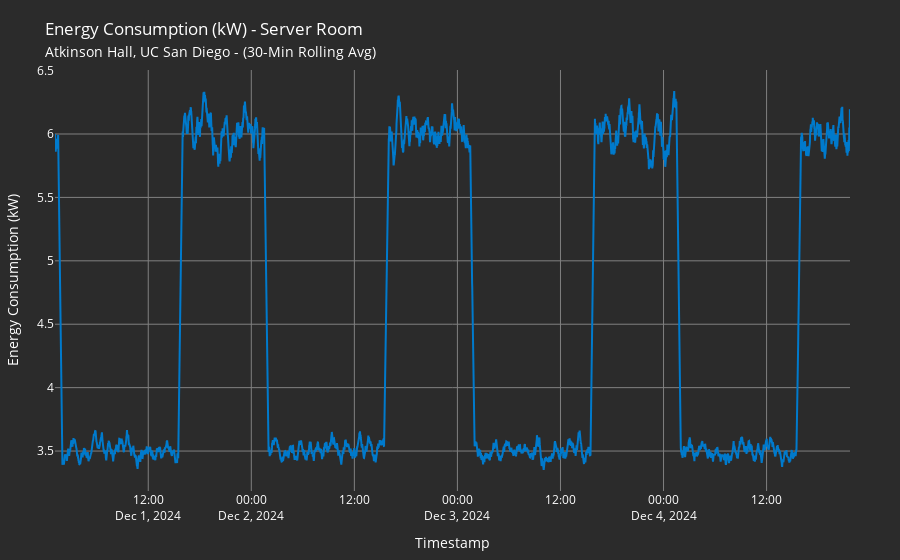

Write notebook code for a chart like this one.
### Code cell
# Create a Plotly figure
energy = go.Figure()

# Add the time-series data
energy.add_trace(go.Scatter(
    x=energy_rolling_avg.index,
    y=energy_rolling_avg,
    mode='lines',
    line=dict(color=custom_darkblue, width=2),
    name='30-Minute Rolling Avg Energy Consumption (kW)'
))

# Customize the layout
energy.update_layout(
    title={
        "text": "Energy Consumption (kW) - Server Room<br><span style='font-size:14px'>Atkinson Hall, UC San Diego - (30-Min Rolling Avg)</span>",
        # "x": 0.5  # Center-align the title
    },
    xaxis_title="Timestamp",
    yaxis_title="Energy Consumption (kW)",
    hovermode="x",
    template="plotly_white",
    plot_bgcolor="rgb(43, 43, 43)",  # Background color of the plot area
    paper_bgcolor="rgb(43, 43, 43)",  # Background color of the entire figure
    font=dict(color="white"),  # Text color for titles, labels, and ticks
    xaxis=dict(
        tickfont=dict(color="white"),  # X-axis tick color
        titlefont=dict(color="white"),  # X-axis title color
        gridcolor="gray",
    ),
    yaxis=dict(
        tickfont=dict(color="white"),  # Y-axis tick color
        titlefont=dict(color="white"),  # Y-axis title color
        gridcolor="gray"
    ),
    margin=dict(l=50, r=50, t=70, b=50)  # Adjust margins for subtitle spacing
)

### Figure 1 — Plotly figure (JSON) as saved in the notebook; plotly's stock layout.template omitted (floating-point values rounded to 4 significant figures; data arrays with more than 128 entries replaced by an {"elided": "..."} marker saying what was removed)
{"data": [{"line": {"color": "#007ACC", "width": 2}, "mode": "lines", "name": "30-Minute Rolling Avg Energy Consumption (kW)", "type": "scatter", "x": {"elided": "5555 str values"}, "y": {"elided": "5555 float values"}}], "layout": {"font": {"color": "white"}, "hovermode": "x", "margin": {"b": 50, "l": 50, "r": 50, "t": 70}, "paper_bgcolor": "rgb(43, 43, 43)", "plot_bgcolor": "rgb(43, 43, 43)", "title": {"text": "Energy Consumption (kW) - Server Room<br><span style='font-size:14px'>Atkinson Hall, UC San Diego - (30-Min Rolling Avg)</span>"}, "xaxis": {"gridcolor": "gray", "tickfont": {"color": "white"}, "title": {"font": {"color": "white"}, "text": "Timestamp"}}, "yaxis": {"gridcolor": "gray", "tickfont": {"color": "white"}, "title": {"font": {"color": "white"}, "text": "Energy Consumption (kW)"}}}}
